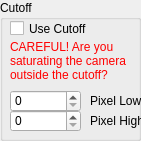
     <widget class="QGroupBox" name="groupBox">
      <property name="geometry">
       <rect>
        <x>210</x>
        <y>170</y>
        <width>141</width>
        <height>141</height>
       </rect>
      </property>
      <property name="title">
       <string>Cutoff</string>
      </property>
      <widget class="QCheckBox" name="d_use_cutoff">
       <property name="geometry">
        <rect>
         <x>10</x>
         <y>20</y>
         <width>101</width>
         <height>17</height>
        </rect>
       </property>
       <property name="text">
        <string>Use Cutoff</string>
       </property>
       <property name="autoExclusive">
        <bool>false</bool>
       </property>
      </widget>
      <widget class="QLabel" name="label_33">
       <property name="geometry">
        <rect>
         <x>90</x>
         <y>90</y>
         <width>51</width>
         <height>21</height>
        </rect>
       </property>
       <property name="text">
        <string>Pixel Low</string>
       </property>
      </widget>
      <widget class="QLabel" name="label_34">
       <property name="geometry">
        <rect>
         <x>90</x>
         <y>110</y>
         <width>51</width>
         <height>21</height>
        </rect>
       </property>
       <property name="text">
        <string>Pixel High</string>
       </property>
      </widget>
      <widget class="QSpinBox" name="d_cutoff_pixel_high">
       <property name="geometry">
        <rect>
         <x>10</x>
         <y>110</y>
         <width>71</width>
         <height>22</height>
        </rect>
       </property>
       <property name="maximum">
        <number>1200</number>
       </property>
      </widget>
      <widget class="QSpinBox" name="d_cutoff_pixel_low">
       <property name="geometry">
        <rect>
         <x>10</x>
         <y>90</y>
         <width>71</width>
         <height>22</height>
        </rect>
       </property>
       <property name="maximum">
        <number>1200</number>
       </property>
      </widget>
      <widget class="QLabel" name="label_49">
       <property name="geometry">
        <rect>
         <x>10</x>
         <y>20</y>
         <width>131</width>
         <height>81</height>
        </rect>
       </property>
       <property name="palette">
        <palette>
         <active>
          <colorrole role="WindowText">
           <brush brushstyle="SolidPattern">
            <color alpha="255">
             <red>255</red>
             <green>0</green>
             <blue>0</blue>
            </color>
           </brush>
          </colorrole>
          <colorrole role="Button">
           <brush brushstyle="SolidPattern">
            <color alpha="255">
             <red>255</red>
             <green>0</green>
             <blue>0</blue>
            </color>
           </brush>
          </colorrole>
          <colorrole role="Light">
           <brush brushstyle="SolidPattern">
            <color alpha="255">
             <red>255</red>
             <green>127</green>
             <blue>127</blue>
            </color>
           </brush>
          </colorrole>
          <colorrole role="Midlight">
           <brush brushstyle="SolidPattern">
            <color alpha="255">
             <red>255</red>
             <green>63</green>
             <blue>63</blue>
            </color>
           </brush>
          </colorrole>
          <colorrole role="Dark">
           <brush brushstyle="SolidPattern">
            <color alpha="255">
             <red>127</red>
             <green>0</green>
             <blue>0</blue>
            </color>
           </brush>
          </colorrole>
          <colorrole role="Mid">
           <brush brushstyle="SolidPattern">
            <color alpha="255">
             <red>170</red>
             <green>0</green>
             <blue>0</blue>
            </color>
           </brush>
          </colorrole>
          <colorrole role="Text">
           <brush brushstyle="SolidPattern">
            <color alpha="255">
             <red>255</red>
             <green>0</green>
             <blue>0</blue>
            </color>
           </brush>
          </colorrole>
          <colorrole role="BrightText">
           <brush brushstyle="SolidPattern">
            <color alpha="255">
             <red>255</red>
             <green>255</green>
             <blue>255</blue>
            </color>
           </brush>
          </colorrole>
          <colorrole role="ButtonText">
           <brush brushstyle="SolidPattern">
            <color alpha="255">
             <red>255</red>
             <green>0</green>
             <blue>0</blue>
            </color>
           </brush>
          </colorrole>
          <colorrole role="Base">
           <brush brushstyle="SolidPattern">
            <color alpha="255">
             <red>255</red>
             <green>255</green>
             <blue>255</blue>
            </color>
           </brush>
          </colorrole>
          <colorrole role="Window">
           <brush brushstyle="SolidPattern">
            <color alpha="255">
             <red>255</red>
             <green>0</green>
             <blue>0</blue>
            </color>
           </brush>
          </colorrole>
          <colorrole role="Shadow">
           <brush brushstyle="SolidPattern">
            <color alpha="255">
             <red>0</red>
             <green>0</green>
             <blue>0</blue>
            </color>
           </brush>
          </colorrole>
          <colorrole role="AlternateBase">
           <brush brushstyle="SolidPattern">
            <color alpha="255">
             <red>255</red>
             <green>127</green>
             <blue>127</blue>
            </color>
           </brush>
          </colorrole>
          <colorrole role="ToolTipBase">
           <brush brushstyle="SolidPattern">
            <color alpha="255">
             <red>255</red>
             <green>255</green>
             <blue>220</blue>
            </color>
           </brush>
          </colorrole>
          <colorrole role="ToolTipText">
           <brush brushstyle="SolidPattern">
            <color alpha="255">
             <red>255</red>
             <green>0</green>
             <blue>0</blue>
            </color>
           </brush>
          </colorrole>
          <colorrole role="PlaceholderText">
           <brush brushstyle="NoBrush">
            <color alpha="128">
             <red>255</red>
             <green>0</green>
             <blue>0</blue>
            </color>
           </brush>
          </colorrole>
         </active>
         <inactive>
          <colorrole role="WindowText">
           <brush brushstyle="SolidPattern">
            <color alpha="255">
             <red>255</red>
             <green>0</green>
             <blue>0</blue>
            </color>
           </brush>
          </colorrole>
          <colorrole role="Button">
           <brush brushstyle="SolidPattern">
            <color alpha="255">
             <red>255</red>
             <green>0</green>
             <blue>0</blue>
            </color>
           </brush>
          </colorrole>
          <colorrole role="Light">
           <brush brushstyle="SolidPattern">
            <color alpha="255">
             <red>255</red>
             <green>127</green>
             <blue>127</blue>
            </color>
           </brush>
          </colorrole>
          <colorrole role="Midlight">
           <brush brushstyle="SolidPattern">
            <color alpha="255">
             <red>255</red>
             <green>63</green>
             <blue>63</blue>
            </color>
           </brush>
          </colorrole>
          <colorrole role="Dark">
           <brush brushstyle="SolidPattern">
            <color alpha="255">
             <red>127</red>
             <green>0</green>
             <blue>0</blue>
            </color>
           </brush>
          </colorrole>
          <colorrole role="Mid">
           <brush brushstyle="SolidPattern">
            <color alpha="255">
             <red>170</red>
             <green>0</green>
             <blue>0</blue>
            </color>
           </brush>
          </colorrole>
          <colorrole role="Text">
           <brush brushstyle="SolidPattern">
            <color alpha="255">
             <red>255</red>
             <green>0</green>
             <blue>0</blue>
            </color>
           </brush>
          </colorrole>
          <colorrole role="BrightText">
           <brush brushstyle="SolidPattern">
            <color alpha="255">
             <red>255</red>
             <green>255</green>
             <blue>255</blue>
            </color>
           </brush>
          </colorrole>
          <colorrole role="ButtonText">
           <brush brushstyle="SolidPattern">
            <color alpha="255">
             <red>255</red>
             <green>0</green>
             <blue>0</blue>
            </color>
           </brush>
          </colorrole>
          <colorrole role="Base">
           <brush brushstyle="SolidPattern">
            <color alpha="255">
             <red>255</red>
             <green>255</green>
             <blue>255</blue>
            </color>
           </brush>
          </colorrole>
          <colorrole role="Window">
           <brush brushstyle="SolidPattern">
            <color alpha="255">
             <red>255</red>
             <green>0</green>
             <blue>0</blue>
            </color>
           </brush>
          </colorrole>
          <colorrole role="Shadow">
           <brush brushstyle="SolidPattern">
            <color alpha="255">
             <red>0</red>
             <green>0</green>
             <blue>0</blue>
            </color>
           </brush>
          </colorrole>
          <colorrole role="AlternateBase">
           <brush brushstyle="SolidPattern">
            <color alpha="255">
             <red>255</red>
             <green>127</green>
             <blue>127</blue>
            </color>
           </brush>
          </colorrole>
          <colorrole role="ToolTipBase">
           <brush brushstyle="SolidPattern">
            <color alpha="255">
             <red>255</red>
             <green>255</green>
             <blue>220</blue>
            </color>
           </brush>
          </colorrole>
          <colorrole role="ToolTipText">
           <brush brushstyle="SolidPattern">
            <color alpha="255">
             <red>255</red>
             <green>0</green>
             <blue>0</blue>
            </color>
           </brush>
          </colorrole>
          <colorrole role="PlaceholderText">
           <brush brushstyle="NoBrush">
            <color alpha="128">
             <red>255</red>
             <green>0</green>
             <blue>0</blue>
            </color>
           </brush>
          </colorrole>
         </inactive>
         <disabled>
          <colorrole role="WindowText">
           <brush brushstyle="SolidPattern">
            <color alpha="255">
             <red>127</red>
             <green>0</green>
             <blue>0</blue>
            </color>
           </brush>
          </colorrole>
          <colorrole role="Button">
           <brush brushstyle="SolidPattern">
            <color alpha="255">
             <red>255</red>
             <green>0</green>
             <blue>0</blue>
            </color>
           </brush>
          </colorrole>
          <colorrole role="Light">
           <brush brushstyle="SolidPattern">
            <color alpha="255">
             <red>255</red>
             <green>127</green>
             <blue>127</blue>
            </color>
           </brush>
          </colorrole>
          <colorrole role="Midlight">
           <brush brushstyle="SolidPattern">
            <color alpha="255">
             <red>255</red>
             <green>63</green>
             <blue>63</blue>
            </color>
           </brush>
          </colorrole>
          <colorrole role="Dark">
           <brush brushstyle="SolidPattern">
            <color alpha="255">
             <red>127</red>
             <green>0</green>
             <blue>0</blue>
            </color>
           </brush>
          </colorrole>
          <colorrole role="Mid">
           <brush brushstyle="SolidPattern">
            <color alpha="255">
             <red>170</red>
             <green>0</green>
             <blue>0</blue>
            </color>
           </brush>
          </colorrole>
          <colorrole role="Text">
           <brush brushstyle="SolidPattern">
            <color alpha="255">
             <red>127</red>
             <green>0</green>
             <blue>0</blue>
            </color>
           </brush>
          </colorrole>
          <colorrole role="BrightText">
           <brush brushstyle="SolidPattern">
            <color alpha="255">
             <red>255</red>
             <green>255</green>
             <blue>255</blue>
            </color>
           </brush>
          </colorrole>
          <colorrole role="ButtonText">
           <brush brushstyle="SolidPattern">
            <color alpha="255">
             <red>127</red>
             <green>0</green>
             <blue>0</blue>
            </color>
           </brush>
          </colorrole>
          <colorrole role="Base">
           <brush brushstyle="SolidPattern">
            <color alpha="255">
             <red>255</red>
             <green>0</green>
             <blue>0</blue>
            </color>
           </brush>
          </colorrole>
          <colorrole role="Window">
           <brush brushstyle="SolidPattern">
            <color alpha="255">
             <red>255</red>
             <green>0</green>
             <blue>0</blue>
            </color>
           </brush>
          </colorrole>
          <colorrole role="Shadow">
           <brush brushstyle="SolidPattern">
            <color alpha="255">
             <red>0</red>
             <green>0</green>
             <blue>0</blue>
            </color>
           </brush>
          </colorrole>
          <colorrole role="AlternateBase">
           <brush brushstyle="SolidPattern">
            <color alpha="255">
             <red>255</red>
             <green>0</green>
             <blue>0</blue>
            </color>
           </brush>
          </colorrole>
          <colorrole role="ToolTipBase">
           <brush brushstyle="SolidPattern">
            <color alpha="255">
             <red>255</red>
             <green>255</green>
             <blue>220</blue>
            </color>
           </brush>
          </colorrole>
          <colorrole role="ToolTipText">
           <brush brushstyle="SolidPattern">
            <color alpha="255">
             <red>255</red>
             <green>0</green>
             <blue>0</blue>
            </color>
           </brush>
          </colorrole>
          <colorrole role="PlaceholderText">
           <brush brushstyle="NoBrush">
            <color alpha="128">
             <red>255</red>
             <green>0</green>
             <blue>0</blue>
            </color>
           </brush>
          </colorrole>
         </disabled>
        </palette>
       </property>
       <property name="text">
        <string>CAREFUL! Are you saturating the camera outside the cutoff?</string>
       </property>
       <property name="wordWrap">
        <bool>true</bool>
       </property>
      </widget>
     </widget>
